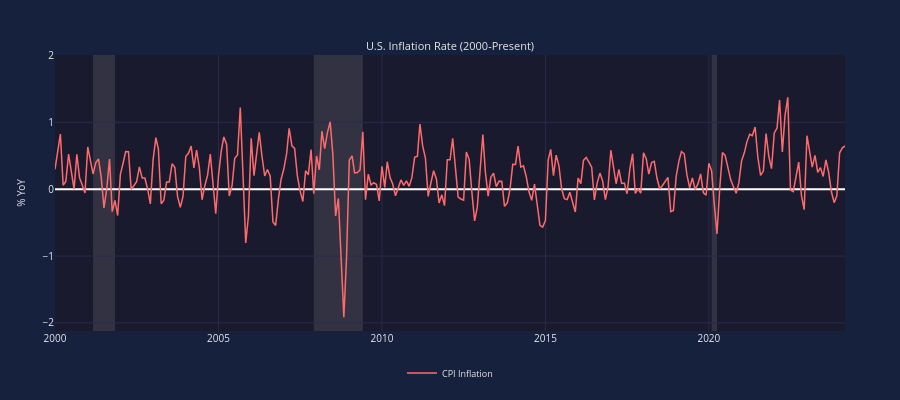

Write notebook code for a chart like this one.
### Markdown cell above
---
## Step 4: Focus on Recent History

For analyzing recent inflation trends, let's zoom in to the 2000s. We can either:
1. Fetch only recent data with the `start` parameter
2. Use `x_range` to constrain the view

Let's fetch fresh data starting from 2000.

### Code cell
# Fetch data from 2000 onwards for clearer recent analysis
inf_dates, inf_values = fetch_inflation(start="2000-01-01")

chart = EconChart(
    Data(x=inf_dates, y=inf_values, name='CPI Inflation', color='coral'),
    title='U.S. Inflation Rate (2000-Present)',
    y_label='% YoY',
    horizontal_line=2,
    horizontal_line_color='teal',
)
chart.show(height=400)

### Figure 1 — Plotly figure (JSON) as saved in the notebook; plotly's stock layout.template omitted (floating-point values rounded to 4 significant figures; data arrays with more than 128 entries replaced by an {"elided": "..."} marker saying what was removed)
{"data": [{"line": {"color": "#ff6b6b", "width": 1.5}, "name": "CPI Inflation", "showlegend": true, "type": "scatter", "visible": true, "x": {"elided": "291 str values"}, "xaxis": "x", "y": {"elided": "291 float values"}, "yaxis": "y"}], "layout": {"annotations": [{"font": {"color": "#e8e8e8", "size": 11}, "showarrow": false, "text": "U.S. Inflation Rate (2000-Present)", "x": 0.5, "xanchor": "center", "xref": "paper", "y": 1, "yanchor": "bottom", "yref": "paper"}], "font": {"color": "#e8e8e8", "size": 10}, "height": 400, "hoverlabel": {"bgcolor": "#16213e", "font": {"color": "#e8e8e8", "size": 11}}, "hovermode": "x unified", "legend": {"bgcolor": "rgba(0,0,0,0)", "font": {"color": "#e8e8e8", "size": 9}, "orientation": "h", "x": 0.5, "xanchor": "center", "y": -0.1, "yanchor": "top"}, "margin": {"b": 35, "l": 55, "r": 55, "t": 55}, "paper_bgcolor": "#16213e", "plot_bgcolor": "#1a1a2e", "shapes": [{"line": {"color": "#00d4aa", "dash": "dash", "width": 1}, "type": "line", "x0": 0, "x1": 1, "xref": "x", "y0": 2, "y1": 2, "yref": "y"}, {"fillcolor": "#b8b8b8", "layer": "below", "line": {"width": 0}, "opacity": 0.15, "type": "rect", "x0": "2001-03-01T00:00:00", "x1": "2001-11-01T00:00:00", "xref": "x", "y0": 0, "y1": 1, "yref": "y domain"}, {"fillcolor": "#b8b8b8", "layer": "below", "line": {"width": 0}, "opacity": 0.15, "type": "rect", "x0": "2007-12-01T00:00:00", "x1": "2009-06-01T00:00:00", "xref": "x", "y0": 0, "y1": 1, "yref": "y domain"}, {"fillcolor": "#b8b8b8", "layer": "below", "line": {"width": 0}, "opacity": 0.15, "type": "rect", "x0": "2020-02-01T00:00:00", "x1": "2020-04-01T00:00:00", "xref": "x", "y0": 0, "y1": 1, "yref": "y domain"}], "xaxis": {"anchor": "y", "domain": [0, 1], "gridcolor": "#2a2a4a", "range": ["2000-01-01T00:00:00", "2024-03-01T00:00:00"], "showspikes": true, "spikecolor": "rgba(255, 255, 255, 0.5)", "spikedash": "dot", "spikemode": "across", "spikesnap": "cursor", "spikethickness": 1}, "yaxis": {"anchor": "x", "domain": [0, 1], "gridcolor": "#2a2a4a", "title": {"font": {"color": "#e8e8e8", "size": 10}, "text": "% YoY"}, "type": "linear"}}}
